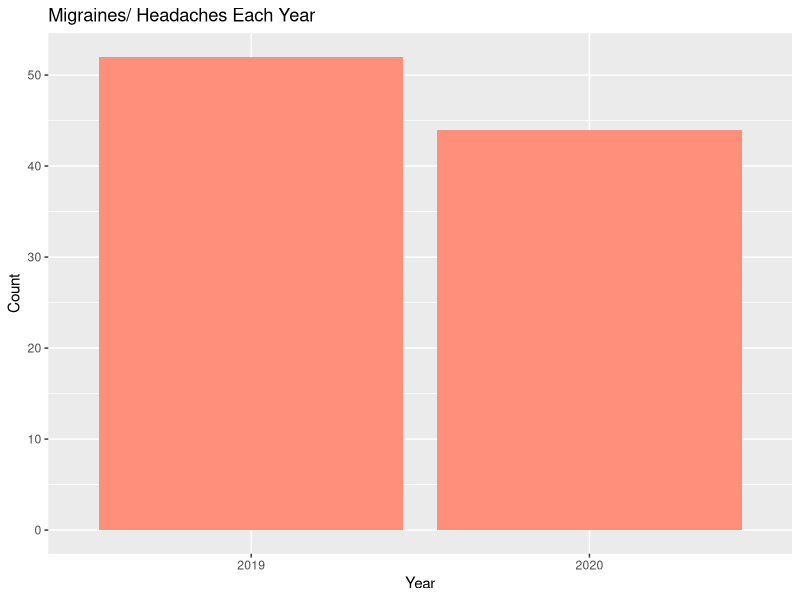
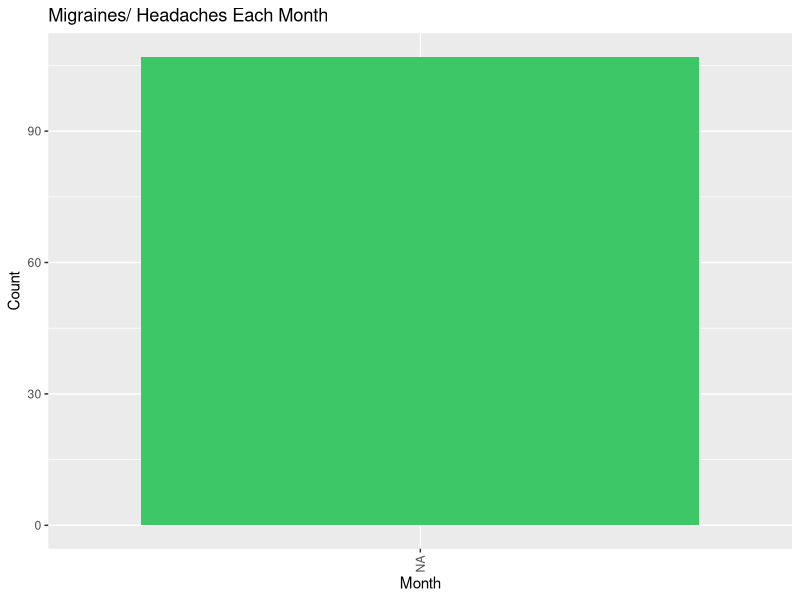
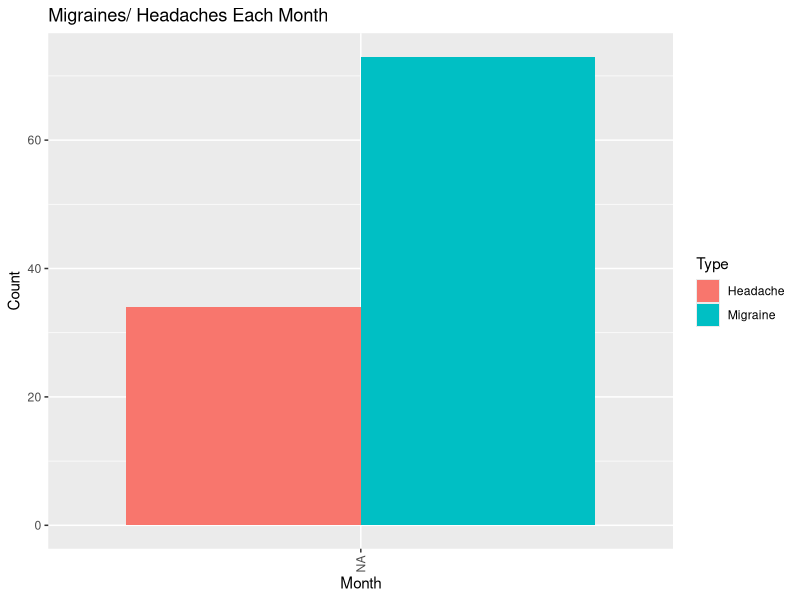

Write the R code that produced these figures, in order. (Note: this script raises an error after producing the figures.)
## ---- chunk 1
knitr::opts_chunk$set(echo = TRUE)
## ---- chunk 2
library(tidyverse)
migraine <- read.csv('migraine_data.csv')
## ---- chunk 3
migraine %>% 
  select(Year) %>% 
  group_by(Year) %>% 
  summarise(n = n())
## ---- chunk 4
# make year a factor
migraine$Year <- as.factor(migraine$Year)
migraine %>% 
  filter(Year == '2019' | Year == '2020') %>% 
  ggplot(aes(Year)) +
  geom_bar(fill = "#ff8e7a") +
  labs(title = "Migraines/ Headaches Each Year", y = "Count")
## ---- chunk 5
migraine$Date <- as.Date(migraine$Date, "%Y-%m")


migraine %>% 
  ggplot(aes(x = format(Date, "%Y-%m"))) +
  geom_bar(fill = "#3ec767") +
  theme(axis.text.x = element_text(angle = 90, vjust = 0.5, hjust=1)) +
  labs(title = "Migraines/ Headaches Each Month", x = "Month", y = "Count")


## ---- chunk 6
migraine$Date2 <- format(migraine$Date, "%Y-%m")
migraine %>% 
  select(Date2, Type) %>% 
  mutate(Type = ifelse(Type == 0, "Migraine", "Headache")) %>% 
  group_by(Date2,Type) %>% 
  summarise(n = n()) %>% 
  ggplot(aes(Date2, n, fill = Type)) +
  geom_bar(stat = "identity", position = "dodge") +
  theme(axis.text.x = element_text(angle = 90, vjust = 0.5, hjust=1)) +
  labs(title = "Migraines/ Headaches Each Month", x = "Month", y = "Count")

migraine %>% 
  ggplot(aes(x = format(Date, "%Y-%m"), fill = Type)) +
  geom_bar(stat = "identity", position = "dodge") +
  theme(axis.text.x = element_text(angle = 90, vjust = 0.5, hjust=1)) +
  labs(title = "Migraines/ Headaches Each Month", x = "Month", y = "Count")
## ---- chunk 7
migraine %>% 
  select(Date2) %>% 
  group_by(Date2) %>% 
  summarise(n = n()) 
## ---- chunk 8
migraine %>% 
  select(Date2, Type) %>% 
  mutate(Type = ifelse(Type == 0, "Migraine", "Headache")) %>% 
  group_by(Date2,Type) %>% 
  summarise(n = n()) %>% 
## ---- chunk 9
migraine %>% 
  select(Year, Type) %>% 
  group_by(Year, Type) %>% 
  summarise(n = n())
## ---- chunk 10
migraine$Year <- as.factor(migraine$Year)
migraine %>% 
  filter(Year == '2019' | Year == '2020') %>% 
  ggplot(aes(Year)) +
  geom_bar(fill = "#ff8e7a") +
  labs(title = "Migraines/ Headaches Each Year", y = "Count")
## ---- chunk 11
migraine %>% 
  select(Trigger) %>% 
  group_by(Trigger) %>% 
  summarise(n = n())
## ---- chunk 12
migraine %>% 
  select(Trigger, Year) %>% 
  group_by(Trigger, Year) %>% 
  summarise(n = n())
